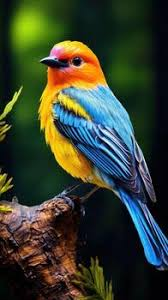
#> input picture data/bird_image.jpg, 168 x 300 px
$ python crop_image.py
#> lines starting #> are read from the running program, lines starting #| are printed output that depends on the picture
import os
import cv2

img = cv2.imread(os.path.join('.','data','bird_image.jpg'))
#> img is the input picture: shape (300, 168, 3); mean B, G, R 46, 63.2, 55.1

print(img.shape)
#| (300, 168, 3)

cropped_img = img[120:240,50:100]
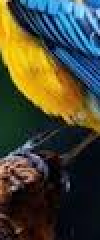
#> cropped_img: shape (120, 50, 3) (shown 2 times larger); mean B, G, R 53, 71.4, 71.8

cv2.imshow('Image',img)
cv2.imshow('Cropped Image',cropped_img)
cv2.waitKey(0)
